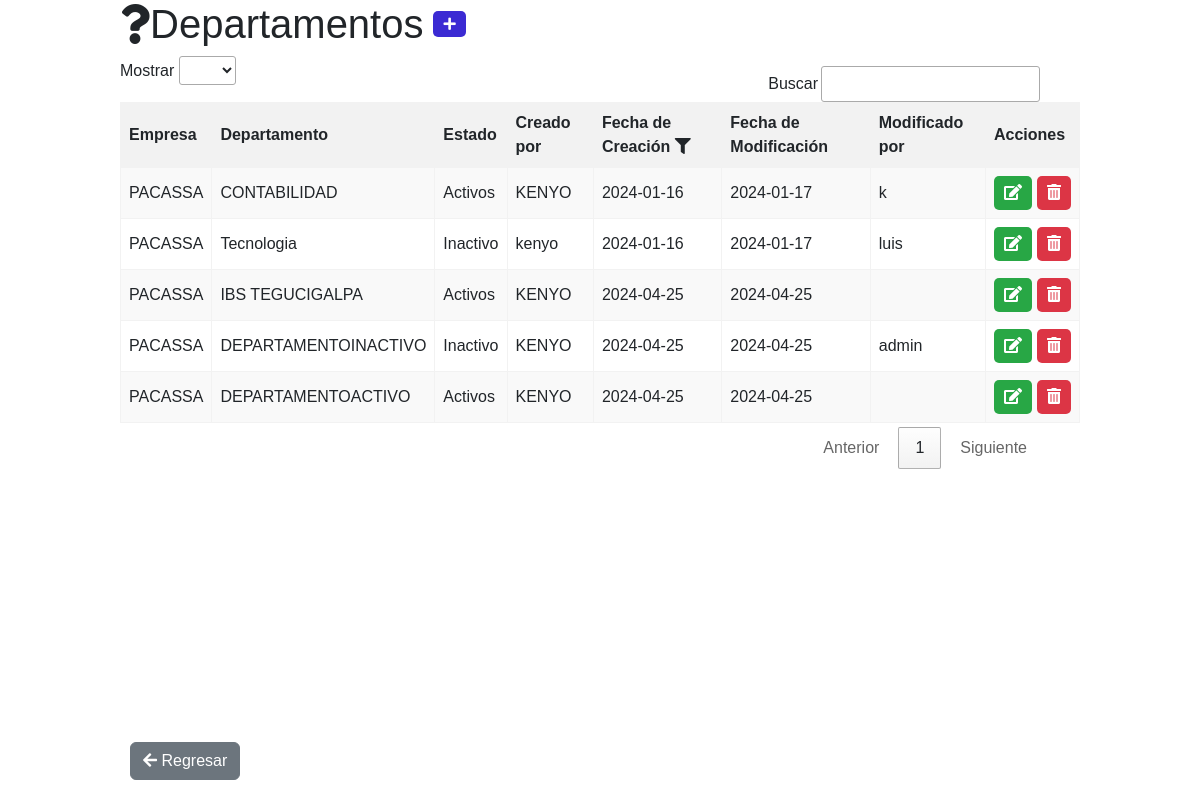
The page /departamentos/listar_departamentos.php on the database its author committed.
### tables this page shows
CREATE TABLE `tbl_departamentos` (
  `id_departamento` int(11) NOT NULL AUTO_INCREMENT,
  `id_empresa` int(11) NOT NULL,
  `nombre_departamento` varchar(50) NOT NULL,
  `estado_departamento` varchar(50) NOT NULL,
  `creado` varchar(50) NOT NULL,
  `fecha_creacion` timestamp NOT NULL DEFAULT current_timestamp() ON UPDATE current_timestamp(),
  `fecha_modificacion` timestamp NOT NULL DEFAULT current_timestamp(),
  `modificado_por` varchar(30) NOT NULL,
  PRIMARY KEY (`id_departamento`),
  KEY `fk_tbl_empresa_id_empresa_tbl_departamentos` (`id_empresa`),
  CONSTRAINT `fk_tbl_empresa_id_empresa_tbl_departamentos` FOREIGN KEY (`id_empresa`) REFERENCES `tbl_empresa` (`id_empresa`) ON DELETE CASCADE ON UPDATE CASCADE
);

CREATE TABLE `tbl_empresa` (
  `id_empresa` int(11) NOT NULL AUTO_INCREMENT,
  `nombre_empresa` varchar(100) NOT NULL,
  `fecha_inicio_operacion` timestamp NOT NULL DEFAULT current_timestamp() ON UPDATE current_timestamp(),
  `tel_empresa` int(11) NOT NULL,
  `email_empresa` text NOT NULL,
  `direccion` text NOT NULL,
  `estado` varchar(50) NOT NULL,
  `creado` varchar(30) NOT NULL,
  `fecha_creacion` timestamp NOT NULL DEFAULT current_timestamp(),
  `fecha_modificacion` timestamp NOT NULL DEFAULT current_timestamp(),
  PRIMARY KEY (`id_empresa`)
);

### departamentos/listar_departamentos.php (the view, shortened to what this page needs)
<!DOCTYPE html>
<html lang="es">
<head>
    <link href="https://cdn.jsdelivr.net/npm/bootstrap@5.3.0/dist/css/bootstrap.min.css" rel="stylesheet">
    <link rel="stylesheet" href="https://cdnjs.cloudflare.com/ajax/libs/font-awesome/5.15.3/css/all.min.css">
    <link rel="stylesheet" type="text/css" href="https://cdn.datatables.net/1.11.5/css/jquery.dataTables.css">
</head>
<body>
    <div class="content">
        <?php
            include 'db_connect.php';
            if (isset($_GET['busqueda'])) {
                $busqueda = $_GET['busqueda'];
                if (in_array($busqueda, ['Activo', 'Inactivo', 'Bloqueado', 'Nuevo'])) {
                    $stmt = $conn->prepare("SELECT d.id_departamento, e.nombre_empresa, d.nombre_departamento, d.estado_departamento, d.creado, d.fecha_creacion, d.fecha_modificacion, d.modificado_por
                               FROM tbl_departamentos d
                               JOIN tbl_empresa e ON d.id_empresa = e.id_empresa
                               WHERE d.estado_departamento = :estado_busqueda");
                    $stmt->bindValue(':estado_busqueda', $busqueda);
                } else {
                    $stmt = $conn->prepare("SELECT d.id_departamento, e.nombre_empresa, d.nombre_departamento, d.estado_departamento, d.creado, d.fecha_creacion, d.fecha_modificacion, d.modificado_por
                               FROM tbl_departamentos d
                               JOIN tbl_empresa e ON d.id_empresa = e.id_empresa
                               WHERE d.id_departamento = :busqueda OR d.nombre_departamento LIKE :busqueda");
                    $stmt->bindValue(':busqueda', $busqueda);
                }
                $stmt->execute();
                $departamentos = $stmt->fetchAll(PDO::FETCH_ASSOC);
            } else {
                $stmt = $conn->query("SELECT d.id_departamento, e.nombre_empresa, d.nombre_departamento, d.estado_departamento, d.creado, d.fecha_creacion, d.fecha_modificacion, d.modificado_por
                        FROM tbl_departamentos d
                        JOIN tbl_empresa e ON d.id_empresa = e.id_empresa");
                $departamentos = $stmt->fetchAll(PDO::FETCH_ASSOC);
            }
        ?>
        <h1 style="display: flex; align-items: center;">
            <span class="fas fa-question"></span> Departamentos
            <a href="crear_departamento.php" class="print-button" style="margin-left: 10px; padding: 5px 10px; border-radius: 5px; background-color: #3b2ad3; color: #fff; font-size: 14px;"><i class="fas fa-plus"></i> </a>
        </h1>
        <table id="departamentosTable" class="display">
            <thead>
                <tr>
                    <th>Empresa</th>
                    <th>Departamento</th>
                    <th>Estado</th>
                    <th>Creado por</th>
                    <th>
                        Fecha de Creación
                        <span class="filter-icon" id="filterIcon"><i class="fas fa-filter"></i></span>
                    </th>
                    <th>Fecha de Modificación</th>
                    <th>Modificado por</th>
                    <th>Acciones</th>
                </tr>
            </thead>
            <tbody>
                <?php foreach ($departamentos as $departamento) { ?>
                    <tr>
                        <td><?php echo $departamento['nombre_empresa']; ?></td>
                        <td><?php echo $departamento['nombre_departamento']; ?></td>
                        <td>
                            <?php
                                $estadoCodigo = $departamento['estado_departamento'];
                                $estadoCompleto = '';
                                switch ($estadoCodigo) {
                                    case 'A':
                                        $estadoCompleto = 'Activos';
                                        break;
                                    case 'I':
                                        $estadoCompleto = 'Inactivo';
                                        break;
                                }
                                echo $estadoCompleto;
                            ?>
                        </td>
                        <td><?php echo $departamento['creado']; ?></td>
                        <td class="fecha-creacion" data-fecha="<?php echo date("Y-m-d", strtotime($departamento['fecha_creacion'])); ?>">
                            <?php echo date("Y-m-d", strtotime($departamento['fecha_creacion'])); ?>
                        </td>
                        <td><?php echo date("Y-m-d", strtotime($departamento['fecha_modificacion'])); ?></td>
                        <td><?php echo $departamento['modificado_por']; ?></td>
                        <td>
                            <div class="actions-cell">
                                <a href="editar_departamento.php?id=<?php echo $departamento['id_departamento']; ?>" class="edit-link"><i class="fas fa-edit"></i></a>
                                <a href="eliminar_departamento.php?id=<?php echo $departamento['id_departamento']; ?>" class="delete-link"><i class="fas fa-trash-alt"></i></a>
                            </div>
                        </td>
                    </tr>
                <?php } ?>
            </tbody>
        </table>
        <div style="position: absolute; bottom: 20px; left: 10px;">
            <a href="../admin/administrar.php" class="btn btn-secondary"><i class="fas fa-arrow-left"></i> Regresar</a>
        </div>
    </div>
</body>
</html>

### departamentos/listar_departamentos.php (style rules this page uses)
body { font-family: Arial, sans-serif; }
.content { margin-left: 10%; transition: margin-left 0.5s; padding: 0px; width: 80%; position: absolute; top: 0; right: 0; bottom: 0; left: 0; }
.actions-cell { display: flex; align-items: center; }
.edit-link { background-color: #28a745; color: #fff; padding: 5px 10px; text-decoration: none; border-radius: 5px; margin-right: 5px; }
.delete-link { background-color: #dc3545; color: #fff; padding: 5px 10px; text-decoration: none; border-radius: 5px; }
#departamentosTable { border-collapse: collapse; width: 100%; }
#departamentosTable th, #departamentosTable td { border: 1px solid #f2f2f2; padding: 8px; text-align: left; background-color: white; }
#departamentosTable th { background-color: #f2f2f2; }
#departamentosTable tr:nth-child(even) { background-color: #f2f2f2; }

### rows shown on the page
tbl_departamentos: id_empresa.nombre_empresa "PACASSA", nombre_departamento "CONTABILIDAD", estado_departamento "Activos", creado "KENYO", fecha_creacion "2024-01-16", fecha_modificacion "2024-01-17", modificado_por "k"
tbl_departamentos: id_empresa.nombre_empresa "PACASSA", nombre_departamento "Tecnologia", estado_departamento "Inactivo", creado "kenyo", fecha_creacion "2024-01-16", fecha_modificacion "2024-01-17", modificado_por "luis"
tbl_departamentos: id_empresa.nombre_empresa "PACASSA", nombre_departamento "IBS TEGUCIGALPA", estado_departamento "Activos", creado "KENYO", fecha_creacion "2024-04-25", fecha_modificacion "2024-04-25"
tbl_departamentos: id_empresa.nombre_empresa "PACASSA", nombre_departamento "DEPARTAMENTOINACTIVO", estado_departamento "Inactivo", creado "KENYO", fecha_creacion "2024-04-25", fecha_modificacion "2024-04-25", modificado_por "admin"
tbl_departamentos: id_empresa.nombre_empresa "PACASSA", nombre_departamento "DEPARTAMENTOACTIVO", estado_departamento "Activos", creado "KENYO", fecha_creacion "2024-04-25", fecha_modificacion "2024-04-25"
